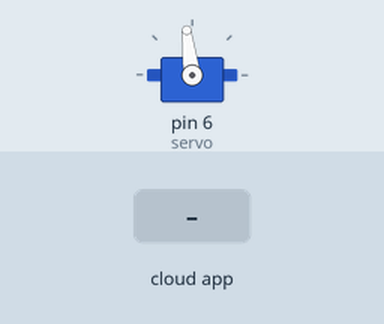
A sketch run on a simulated Arduino Uno, built with avr-gcc and run on an emulated ATmega328P. Parts: servo. Inputs (shaded band) come from the test bench. The ROS host is connected and sends only what is stated.

Above: at 1.2 s.
1.3 s: the phone or cloud app sets servo to 0
At 2.1 s:
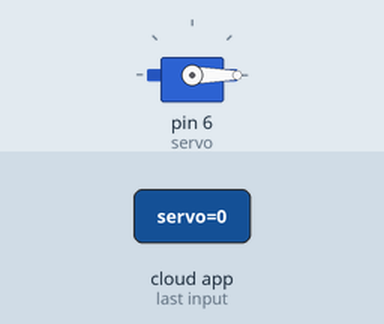
2.8 s: the phone or cloud app sets servo to 45
At 3.2 s:
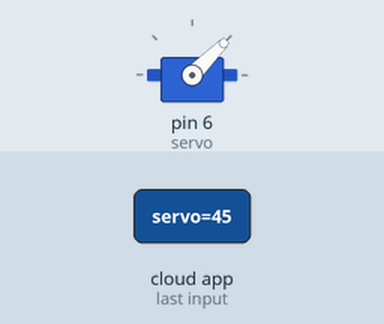
4.3 s: the phone or cloud app sets servo to 180
At 5.6 s:
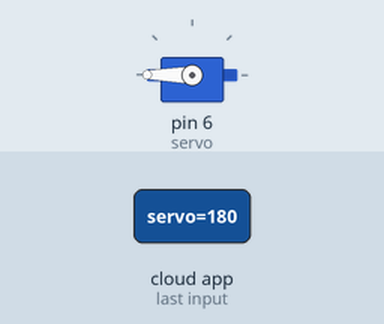
Timing chart, 0 to 7.3 s (numbered marks = the images above; inputs shaded):
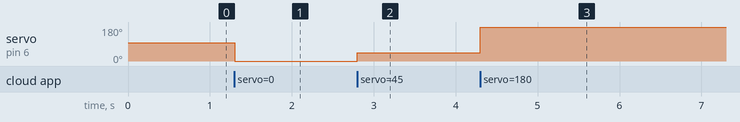

The sketch:

ServoControl.ino
```cpp
/*
 * rosserial Servo Control Example
 *
 * This sketch demonstrates the control of hobby R/C servos
 * using ROS and the arduiono
 *
 * For the full tutorial write up, visit
 * www.ros.org/wiki/rosserial  _arduino_demos
 *
 * For more information on the Arduino Servo Library
 * Checkout :
 * http://www.arduino.cc/en/Reference/Servo
 */

#if (ARDUINO >= 100)
#include <Arduino.h>
#else
#include <WProgram.h>
#endif

#include <Servo.h>
#include <ros.h>
#include <std_msgs/UInt16.h>
#define SERVO_LEFT_MAX 56
#define SERVO_RIGHT_MAX 135
#define SERVO_CENTER_VAL 97

ros::NodeHandle  nh;

Servo servo;

void servo_cb( const std_msgs::UInt16& cmd_msg){
  //servo.write(map(cmd_msg.data, 0, 180, SERVO_LEFT_MAX, SERVO_RIGHT_MAX));
  servo.write((int)cmd_msg.data);
}


ros::Subscriber<std_msgs::UInt16> sub("servo", servo_cb);

void setup(){
  nh.initNode();
  nh.subscribe(sub);

  servo.attach(6); //attach it to pin 9
  servo.write(SERVO_CENTER_VAL);
}

void loop(){
  nh.spinOnce();
  delay(1);
}
```

Measured:
- after the input at 1.3 s, servo on pin 6 (servo): 97° → 0° at once
- after the input at 2.8 s, servo on pin 6 (servo): 0° → 45° at once
- after the input at 4.3 s, servo on pin 6 (servo): 45° → 180° at once
